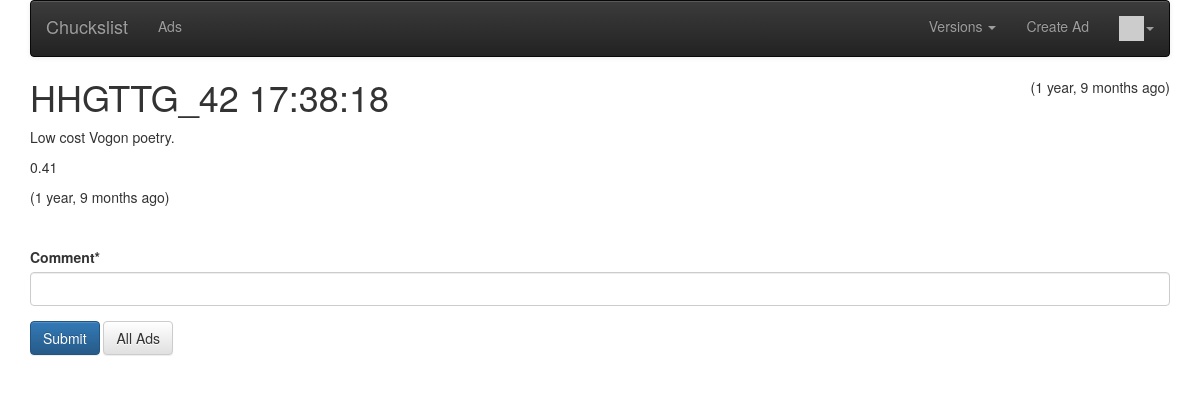
Page /ad/12 (signed in) on the committed database.
### ads/models.py (models this page shows, shortened)
class Ad(models.Model) :
    title = models.CharField(
            max_length=200,
            validators=[MinLengthValidator(2, "Title must be greater than 2 characters")]
    )
    price = models.DecimalField(max_digits=7, decimal_places=2, null=True)
    text = models.TextField()
    owner = models.ForeignKey(settings.AUTH_USER_MODEL, on_delete=models.CASCADE)
    picture = models.BinaryField(null=True, editable=True)
    content_type = models.CharField(max_length=256, null=True, help_text='The MIMEType of the file')
    comments = models.ManyToManyField(settings.AUTH_USER_MODEL, through='Comment', related_name='comments_owned')
    favorites = models.ManyToManyField(settings.AUTH_USER_MODEL, through='Fav', related_name='favorite_ads')
    created_at = models.DateTimeField(auto_now_add=True)
    updated_at = models.DateTimeField(auto_now=True)

### ads/views.py (the view)
# urls.py: path('ad/<int:pk>', views.AdDetailView.as_view(), name='ad_detail'),
class AdDetailView(OwnerDetailView):
    model = Ad
    template_name = "ads/ad_detail.html"
    def get(self, request, pk) :
        x = Ad.objects.get(id=pk)
        comments = Comment.objects.filter(ad=x).order_by('-updated_at')
        comment_form = CommentForm()
        context = { 'ad' : x, 'comments': comments, 'comment_form': comment_form }
        return render(request, self.template_name, context)

### ads/forms.py
class CommentForm(forms.Form):
    comment = forms.CharField(required=True, max_length=500, min_length=3, strip=True)

### home/context_processors.py (called while the page is built)
def settings(request):
    return {
        'settings': django_settings,
    }

### home/templatetags/app_tags.py (called while the page is built)
@register.filter(name='gravatar')
def gravatar(user, size=35):
    email = str(user.email.strip().lower()).encode('utf-8')
    email_hash = md5(email).hexdigest()
    url = "//www.gravatar.com/avatar/{0}?s={1}&d=identicon&r=PG"
    return url.format(email_hash, size)

### ads/templates/ads/ad_detail.html (shortened to what this page needs)
{% extends 'ads/base_menu.html' %}
{% load humanize %}
{% block content %}
<span style="float: right;">
({{ ad.updated_at|naturaltime }})
</span>
<h1>{{ ad.title }}</h1>
<p>
{{ ad.text }}
</p>
<p>
{{ ad.price }}
</p>
<p>
({{ ad.updated_at|naturaltime }})
</p>
{% if user.is_authenticated %}
<br clear="all"/>
<p>
{% load crispy_forms_tags %}
<form method="post" action="{% url 'ads:ad_comment_create' ad.id %}">
    {{ comment_form|crispy }}
<input type="submit" value="Submit" class="btn btn-primary ">
<input type="submit" value="All Ads" class="btn btn-default " onclick="window.location.href='{% url 'ads:all' %}';return false;">
</form>
</p>
{% endif %}
{% endblock %}

### rows in the picture
Ad: updated_at "1 year, 9 months ago", title "HHGTTG_42 17:38:18", text "Low cost Vogon poetry.", price "0.41"

### other values in the picture
{{ settings.APP_NAME }} "Chuckslist"
